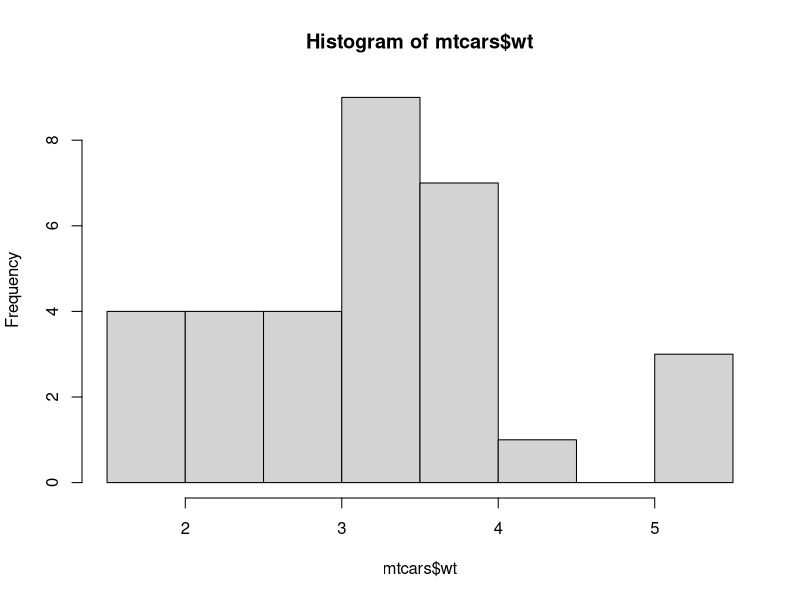
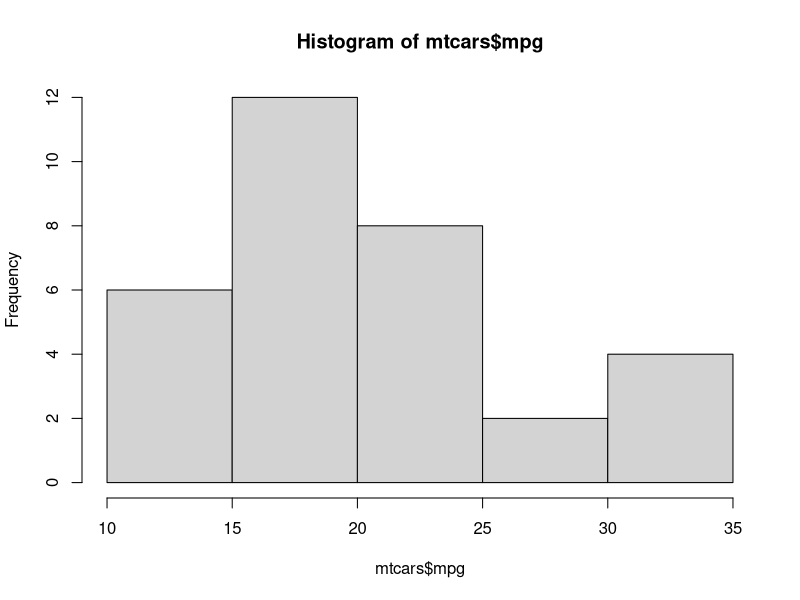
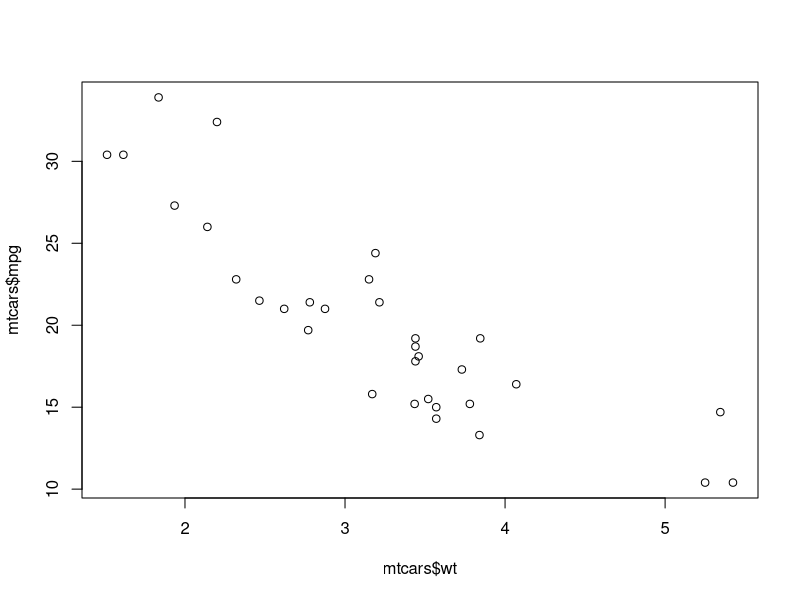
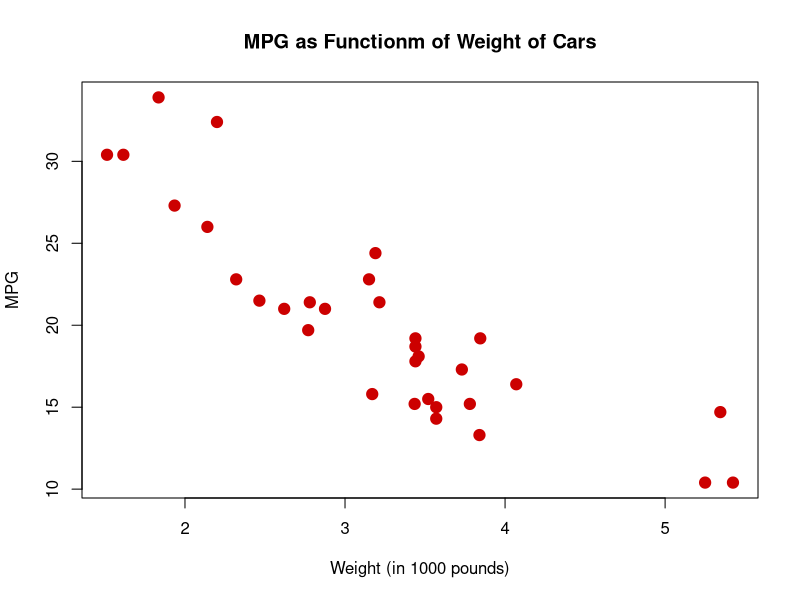

Here is the R script that generated these plots, in order:
library(datasets)

#Load data

?mtcars
head(mtcars)

#Plots

# good to first check univariate distributions
hist(mtcars$wt)
hist(mtcars$mpg)


# Basic X-Y plt for two quantitative variables
plot(mtcars$wt,mtcars$mpg)


plot(mtcars$wt,mtcars$mpg,
     pch = 19, # Solid Circle
     cex = 1.5, # make 150% size
     col ="#cc0000",
     main = "MPG as Functionm of Weight of Cars",
     xlab = "Weight (in 1000 pounds)",
     ylab = "MPG",
     )

detach("package:datasets",unload = TRUE)

